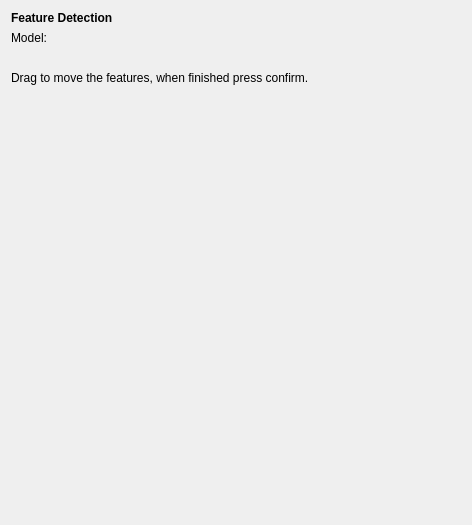
<?xml version="1.0" encoding="UTF-8"?>
<ui version="4.0">
 <class>Form</class>
 <widget class="QWidget" name="Form">
  <property name="geometry">
   <rect>
    <x>0</x>
    <y>0</y>
    <width>472</width>
    <height>525</height>
   </rect>
  </property>
  <property name="windowTitle">
   <string>Form</string>
  </property>
  <layout class="QGridLayout" name="gridLayout">
   <item row="1" column="0" colspan="2">
    <widget class="QLabel" name="label_model">
     <property name="text">
      <string>Model:</string>
     </property>
    </widget>
   </item>
   <item row="0" column="0" colspan="2">
    <widget class="QLabel" name="label_title">
     <property name="font">
      <font>
       <pointsize>9</pointsize>
       <weight>75</weight>
       <bold>true</bold>
      </font>
     </property>
     <property name="text">
      <string>Feature Detection</string>
     </property>
    </widget>
   </item>
   <item row="4" column="0" colspan="2">
    <spacer name="verticalSpacer_2">
     <property name="orientation">
      <enum>Qt::Vertical</enum>
     </property>
     <property name="sizeHint" stdset="0">
      <size>
       <width>20</width>
       <height>40</height>
      </size>
     </property>
    </spacer>
   </item>
   <item row="2" column="0" colspan="2">
    <widget class="QLabel" name="label_info">
     <property name="minimumSize">
      <size>
       <width>0</width>
       <height>0</height>
      </size>
     </property>
     <property name="text">
      <string/>
     </property>
     <property name="wordWrap">
      <bool>true</bool>
     </property>
    </widget>
   </item>
   <item row="3" column="0" colspan="2">
    <widget class="QLabel" name="label_instructions">
     <property name="text">
      <string>Drag to move the features, when finished press confirm.</string>
     </property>
     <property name="wordWrap">
      <bool>true</bool>
     </property>
    </widget>
   </item>
  </layout>
 </widget>
 <resources/>
 <connections/>
</ui>
